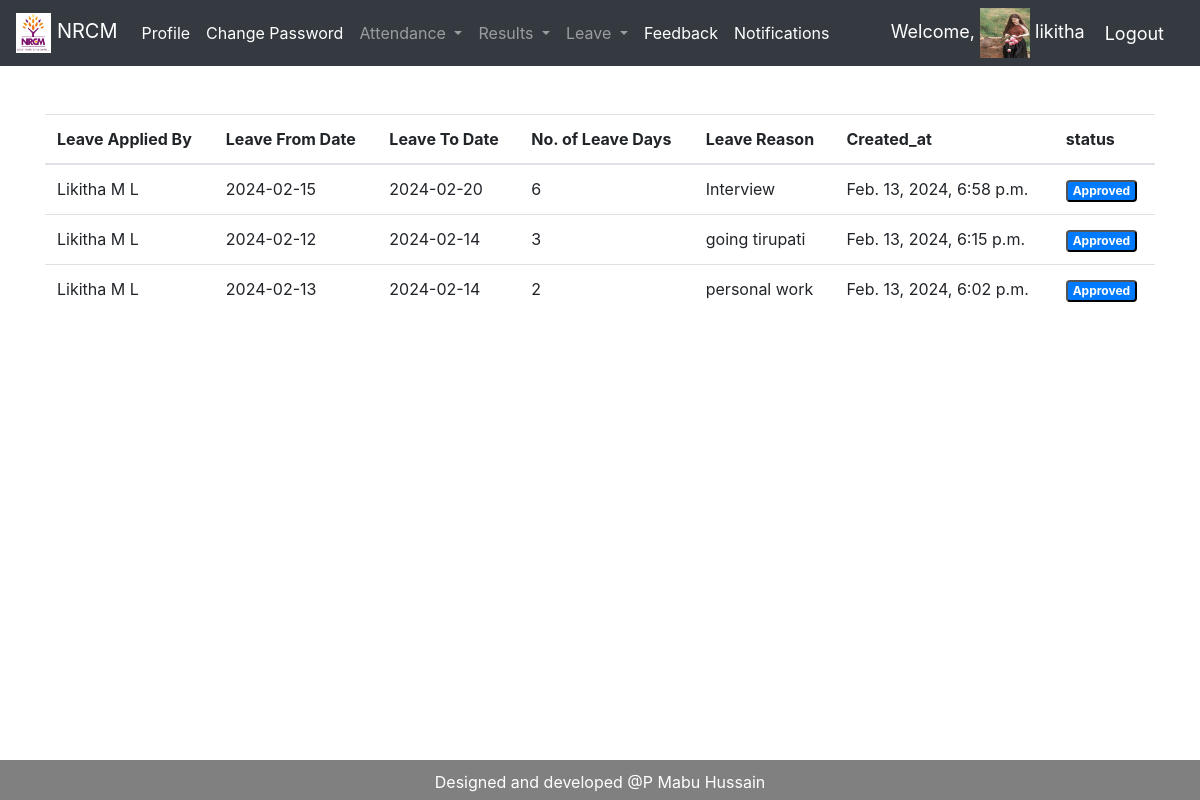
/staff/staff_leave_view (signed in), run on the app's committed database.
### studentmanagementApp/models.py (models this page shows)
class CustomUser(AbstractUser):
    USER = (
    ('HOD','HOD'),
    ('STAFF','STAFF'),
    ('STUDENT', 'STUDENT')
    )
    user_type = models.CharField(choices=USER, max_length=50, default = 'STUDENT', null =True)
    designation = models.CharField(max_length=500, blank=True, null =True)
    mobileno = models.CharField(max_length=30, blank=True, null =True)
    profile_pic = models.ImageField(default='img_avatar.png', blank=True)

### staffApp/models.py (models this page shows)
class Staff_Leave(models.Model):
    staff = models.ForeignKey(Staff, on_delete=models.CASCADE)
    leave_from_date = models.CharField(max_length=20)
    leave_to_date = models.CharField(max_length=20)
    leave_days = models.IntegerField()
    leave_message = models.TextField()
    leave_status = models.IntegerField(default=0, null=True)
    created_at = models.DateTimeField(auto_now_add=True)
    updated_at = models.DateTimeField(auto_now=True)
    def __str__(self):
        return self.staff.admin.first_name +" "+ self.staff.admin.last_name

### hodApp/models.py (models this page shows, shortened)
class Staff(models.Model):
    admin = models.OneToOneField(CustomUser, on_delete=models.CASCADE) #when CustomUser is deleted student info also deleted
    staff_id = models.CharField(max_length=50)
    Gender = models.CharField(max_length=10)
    address = models.TextField()
    designation = models.CharField(max_length=50)
    created_at = models.DateTimeField(auto_now_add=True)
    updated_at = models.DateTimeField(auto_now=True)

### studentmanagementApp/decorators.py (the view)
        def wrapper_func(request, *args, **kwargs):
            if request.user.user_type in allowed_roles:
                return view_func(request, *args, **kwargs)
            else:
                return HttpResponse('You are not authorized to view this page!!!!')

### staffApp/views.py (called while the page is built, shortened)
@login_required(login_url='login')
@allowed_users(allowed_roles=['STAFF'])
def staff_leave_view(request):
    staff = Staff.objects.get(admin=request.user)
    leaves = Staff_Leave.objects.filter(staff=staff).order_by('-created_at')
    for leave in leaves:
        print(leave)
    context={
    'leaves': leaves,
    }
    return render(request, 'staffApp/staff_leave_view.html', context)

### templates/staffApp/staff_leave_view.html
{%extends 'studentmanagementApp/base.html'%}
{%block content%}
<br><br>
<div class="container">
  <table class="table table-hover">
       <thead>
       <tr>
         <th>Leave Applied By</th>
         <th>Leave From Date</th>
         <th>Leave To Date</th>
         <th>No. of Leave Days</th>
         <th>Leave Reason</th>
         <th>Created_at</th>
         <th>status</th>
       </tr>
     </thead>
     <tbody>
       {%for leave in leaves%}
       <tr>
               <td>{{leave.staff.admin.first_name}} {{leave.staff.admin.last_name}}</td>
               <td>{{leave.leave_from_date}}</td>
               <td>{{leave.leave_to_date}}</td>
               <td>{{leave.leave_days}}</td>
               <td>{{leave.leave_message}}</td>
               <td>{{leave.created_at}}</td>
               <td>
                 {%if leave.leave_status == 0%}
                 <button type="button" name="leave_status" class="badge badge-danger" >Not Approved</button>
                 {%else%}
                 <button type="button"  class="badge badge-primary">Approved</button>
                 {%endif%}
               </td>
       </tr>
       {%endfor%}
     </tbody>
   </table>
</div>
 {%endblock%}

### templates/studentmanagementApp/navbar.html (shortened to what this page needs)
{%load static%}
<nav class="navbar navbar-expand-lg navbar-dark bg-dark">
  <a class="navbar-brand" href="/{{user.user_type|lower}}/home"><img src="{% static 'studentmanagementApp/images/NRCM-Logo.jpg'%}" alt="123" height="40px"> NRCM</a>
  <div class="collapse navbar-collapse" id="navbarNav">
      <ul class="navbar-nav">
      <li class="nav-item active">
        <a class="nav-link" href="/profile"> Profile  </a>
      </li>
      <ul class="navbar-nav">
      <li class="nav-item active">
        <a class="nav-link" href="/change_password"> Change Password</a>
      </li>
      {%if user.user_type == 'STAFF'%}
      <li class="nav-item dropdown">
        <a class="nav-link dropdown-toggle" href="#" id="navbarDropdown" role="button" data-toggle="dropdown" aria-haspopup="true" aria-expanded="false">
          Attendance
        </a>
      </li>
      <li class="nav-item dropdown">
        <a class="nav-link dropdown-toggle" href="#" id="navbarDropdown" role="button" data-toggle="dropdown" aria-haspopup="true" aria-expanded="false">
          Results
        </a>
      </li>
      <li class="nav-item dropdown">
        <a class="nav-link dropdown-toggle" href="#" id="navbarDropdown" role="button" data-toggle="dropdown" aria-haspopup="true" aria-expanded="false">
          Leave
        </a>
      </li>
      <li class="nav-item active">
        <a class="nav-link" href="{%url 'staff_sendfeedback'%}"> Feedback </a>
      </li>
      <li class="nav-item active">
        <a class="nav-link" href="{%url 'notifications'%}"> Notifications </a>
      </li>
      {%endif%}
    </ul>
  </div>
  <span class="hello-msg">Welcome, <img src="{{request.user.profile_pic.url}}" class="" alt="Cinque Terre" width="50" height="50"> {{request.user}}  </span>
  <span><a class="hello-msg" href="{%url 'logout'%}">Logout</a></span>
</nav>

### templates/studentmanagementApp/base.html (style rules this page uses)
body { min-height: 100vh; display: flex; flex-direction: column; }

### templates/studentmanagementApp/navbar.html (style rules this page uses)
.hello-msg { font-size: 18px; color:#fff; margin-right:20px; }

### data on the page
CustomUser: user.profile_pic (picture), user "likitha"
Staff_Leave: staff.admin.first_name "Likitha", staff.admin.last_name "M L", leave_from_date "2024-02-15", leave_to_date "2024-02-20", leave_days "6", leave_message "Interview", created_at "Feb. 13, 2024, 6:58 p.m.", leave_status "Approved"
Staff_Leave: staff.admin.first_name "Likitha", staff.admin.last_name "M L", leave_from_date "2024-02-12", leave_to_date "2024-02-14", leave_days "3", leave_message "going tirupati", created_at "Feb. 13, 2024, 6:15 p.m.", leave_status "Approved"
Staff_Leave: staff.admin.first_name "Likitha", staff.admin.last_name "M L", leave_from_date "2024-02-13", leave_to_date "2024-02-14", leave_days "2", leave_message "personal work", created_at "Feb. 13, 2024, 6:02 p.m.", leave_status "Approved"
